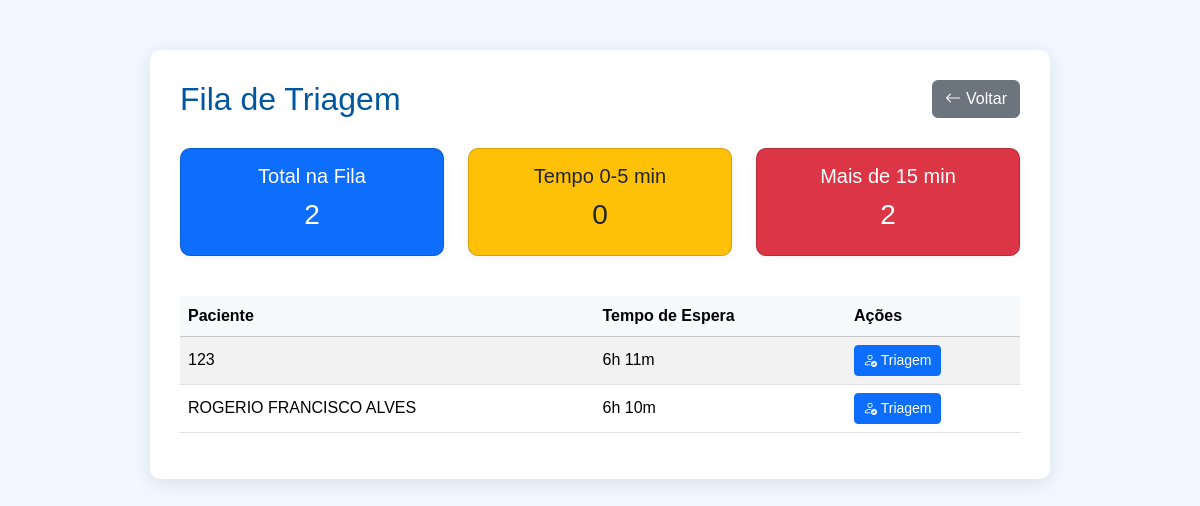
Before: /triagem/fila/ (signed in) with the older database file.
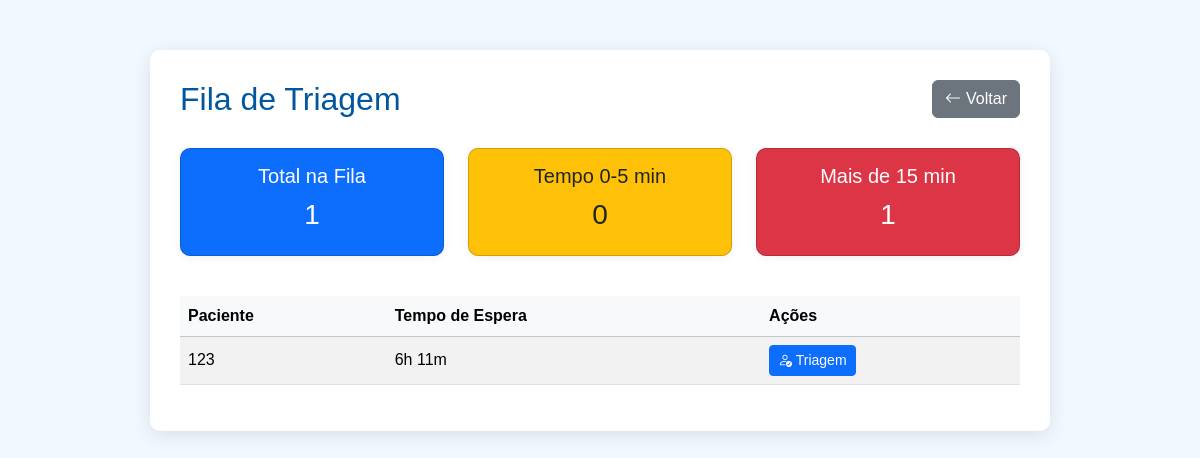
After: the same page with the newer database file.
### triagem/models.py (models this page shows, shortened)
class FilaTriagem(models.Model):
    paciente = models.ForeignKey(Paciente, on_delete=models.CASCADE)
    data_entrada = models.DateTimeField(default=timezone.now)
    atendido = models.BooleanField(default=False)

### paciente/models.py (models this page shows, shortened)
class Paciente(models.Model):
    nome = models.CharField(max_length=100)
    nome_social = models.CharField(max_length=100, blank=True, null=True)
    nome_mae = models.CharField(max_length=100)
    nome_pai = models.CharField(max_length=100, blank=True, null=True)
    cpf = models.CharField(
        max_length=14,
        unique=True,
        validators=[
            RegexValidator(
                r'^\d{3}\.\d{3}\.\d{3}-\d{2}$',
                'CPF inválido! Use XXX.XXX.XXX-XX'
            )
        ]
    )
    data_nascimento = models.DateField()
    SEXO_BIOLOGICO_CHOICES = [
        ('M', 'Masculino'),
        ('F', 'Feminino'),
        ('I', 'Intersexo'),
    ]
    sexo_biologico = models.CharField(max_length=1, choices=SEXO_BIOLOGICO_CHOICES)
    identidade_genero = models.CharField(max_length=50)
    orientacao_sexual = models.CharField(max_length=50)
    NACIONALIDADE_CHOICES = [
        ('BRASILEIRA', 'Brasileira'),
        ('ARGENTINA', 'Argentina'),
        ('BOLIVIANA', 'Boliviana'),
        ('CHILENA', 'Chilena'),
        ('COLOMBIANA', 'Colombiana'),
        ('PARAGUAIA', 'Paraguaia'),
        ('PERUANA', 'Peruana'),
        ('URUGUAIA', 'Uruguaia'),
        ('VENEZUELANA', 'Venezuelana'),
        ('OUTRA', 'Outra'),
    ]
    nacionalidade = models.CharField(
        max_length=20,
        choices=NACIONALIDADE_CHOICES,
        default='BRASILEIRA'
    )
    naturalidade = models.CharField(max_length=100)
    RACA_COR_CHOICES = [
        ('BRANCA', 'Branca'),
        ('PRETA', 'Preta'),
        ('PARDA', 'Parda'),
        ('AMARELA', 'Amarela'),
        ('INDIGENA', 'Indígena'),
    ]
    raca_cor = models.CharField(max_length=10, choices=RACA_COR_CHOICES)
    ESTADO_CIVIL_CHOICES = [
        ('SOLTEIRO', 'Solteiro(a)'),
        ('CASADO', 'Casado(a)'),
        ('DIVORCIADO', 'Divorciado(a)'),
        ('VIUVO', 'Viúvo(a)'),
        ('UNIAO_ESTAVEL', 'União Estável'),
    ]
    estado_civil = models.CharField(max_length=20, choices=ESTADO_CIVIL_CHOICES)
    ESCOLARIDADE_CHOICES = [
        ('SEM_INSTRUCAO', 'Sem instrução'),
        ('FUNDAMENTAL_INCOMPLETO', 'Fundamental incompleto'),
        ('FUNDAMENTAL_COMPLETO', 'Fundamental completo'),
        ('MEDIO_INCOMPLETO', 'Médio incompleto'),
        ('MEDIO_COMPLETO', 'Médio completo'),
        ('SUPERIOR_INCOMPLETO', 'Superior incompleto'),
        ('SUPERIOR_COMPLETO', 'Superior completo'),
        ('POS_GRADUACAO', 'Pós-graduação'),
        ('MESTRADO', 'Mestrado'),
        ('DOUTORADO', 'Doutorado'),
    ]
    escolaridade = models.CharField(max_length=30, choices=ESCOLARIDADE_CHOICES)
    profissao = models.CharField(max_length=50)
    rg = models.CharField(max_length=20)
    orgao_emissor = models.CharField(max_length=10)
    UF_CHOICES = [
        ('AC','AC'), ('AL','AL'), ('AP','AP'), ('AM','AM'),
        ('BA','BA'), ('CE','CE'), ('DF','DF'), ('ES','ES'),
        ('GO','GO'), ('MA','MA'), ('MT','MT'), ('MS','MS'),
        ('MG','MG'), ('PA','PA'), ('PB','PB'), ('PR','PR'),
        ('PE','PE'), ('PI','PI'), ('RJ','RJ'), ('RN','RN'),
        ('RS','RS'), ('RO','RO'), ('RR','RR'), ('SC','SC'),
        ('SP','SP'), ('SE','SE'), ('TO','TO'),
    ]
    uf_rg = models.CharField(max_length=2, choices=UF_CHOICES)
    cep = models.CharField(
        max_length=9,
        validators=[
            RegexValidator(
                r'^\d{5}-\d{3}$',
                'CEP inválido! Use XXXXX-XXX'
            )
        ]
    )
    endereco = models.CharField(max_length=100)
    numero = models.CharField(max_length=10)
    complemento = models.CharField(max_length=50, blank=True, null=True)
    bairro = models.CharField(max_length=50)
    municipio = models.CharField(max_length=50)
    uf = models.CharField(max_length=2, choices=UF_CHOICES)
    ZONA_CHOICES = [
        ('URBANA', 'Urbana'),
        ('RURAL', 'Rural'),
    ]
    zona = models.CharField(max_length=6, choices=ZONA_CHOICES)
    telefone_fixo = models.CharField(
        max_length=15,
        blank=True,
        null=True,
        validators=[
            RegexValidator(
                r'^\(\d{2}\)\s\d{4}-\d{4}$',
                'Telefone inválido! Use (XX) XXXX-XXXX'
            )
        ]
    )
    celular = models.CharField(
        max_length=15,
        validators=[
            RegexValidator(
                r'^\(\d{2}\)\s\d{5}-\d{4}$',
                'Celular inválido! Use (XX) XXXXX-XXXX'
            )
        ]
    )
    whatsapp = models.BooleanField(default=False)
    email = models.EmailField(blank=True, null=True)
    cartao_sus = models.CharField(max_length=18, blank=True, null=True)
    criado_por = models.ForeignKey(
        User,
        on_delete=models.SET_NULL,
        null=True,
        blank=True,
        related_name='pacientes_criados'
    )
    data_criacao = models.DateTimeField(default=timezone.now, editable=False)
    data_atualizacao = models.DateTimeField(auto_now=True)

### triagem/views.py (the view)
# urls.py: path('fila/', views.fila_triagem, name='fila_triagem'),
@login_required
def fila_triagem(request):
    fila = FilaTriagem.objects.filter(atendido=False).order_by('data_entrada')
    total_pacientes = fila.count()
    tempo_espera_0_5 = fila.filter(data_entrada__gte=timezone.now()-timezone.timedelta(minutes=5)).count()
    tempo_espera_5_15 = fila.filter(
        data_entrada__lt=timezone.now()-timezone.timedelta(minutes=5),
        data_entrada__gte=timezone.now()-timezone.timedelta(minutes=15)
    ).count()
    tempo_espera_15_ = fila.filter(data_entrada__lt=timezone.now()-timezone.timedelta(minutes=15)).count()
    fila_formatada = []
    now = timezone.now()
    for item in fila:
        tempo_espera_min = int((now - item.data_entrada).total_seconds() // 60)
        horas = tempo_espera_min // 60
        minutos = tempo_espera_min % 60
        item.tempo_espera_horas = f"{horas}h {minutos}m"
        fila_formatada.append(item)
    return render(request, 'triagem/fila_triagem.html', {
        'fila': fila_formatada,
        'total_pacientes': total_pacientes,
        'tempo_espera_0_5': tempo_espera_0_5,
        'tempo_espera_5_15': tempo_espera_5_15,
        'tempo_espera_15_': tempo_espera_15_,
    })

### triagem/templates/triagem/fila_triagem.html (shortened to what this page needs)
<!DOCTYPE html>
<html lang="pt-br">
<head>
    <link rel="stylesheet" href="https://cdn.jsdelivr.net/npm/bootstrap@5.3.2/dist/css/bootstrap.min.css">
    <link rel="stylesheet" href="https://cdn.jsdelivr.net/npm/bootstrap-icons@1.10.5/font/bootstrap-icons.css">
</head>
<body>
<div class="container">
    <div class="header-row">
        <h2>Fila de Triagem</h2>
        <button class="btn btn-secondary btn-voltar" onclick="history.back();" title="Voltar à página anterior">
            <i class="bi bi-arrow-left"></i> Voltar
        </button>
    </div>
    <div class="row mb-4 text-center">
        <div class="col-md-4 mb-3">
            <div class="card bg-primary">
                <h5>Total na Fila</h5>
                <h3>{{ total_pacientes }}</h3>
            </div>
        </div>
        <div class="col-md-4 mb-3">
            <div class="card bg-warning text-dark">
                <h5>Tempo 0-5 min</h5>
                <h3>{{ tempo_espera_0_5 }}</h3>
            </div>
        </div>
        <div class="col-md-4 mb-3">
            <div class="card bg-danger">
                <h5>Mais de 15 min</h5>
                <h3>{{ tempo_espera_15_ }}</h3>
            </div>
        </div>
    </div>
    <table class="table table-striped table-hover">
        <thead class="table-light">
            <tr>
                <th>Paciente</th>
                <th>Tempo de Espera</th>
                <th>Ações</th>
            </tr>
        </thead>
        <tbody>
            {% for item in fila %}
            <tr>
                <td>{{ item.paciente.nome }}</td>
                <td>{{ item.tempo_espera_horas }}</td>
                <td>
                    <a href="{% url 'realizar_triagem' item.paciente.id %}" class="btn btn-primary btn-sm">
                        <i class="bi bi-person-check"></i> Triagem
                    </a>
                </td>
            </tr>
            {% empty %}
            <tr>
                <td colspan="3" class="text-center">Nenhum paciente na fila</td>
            </tr>
            {% endfor %}
        </tbody>
    </table>
</div>
</body>
</html>

Changed rows visible on the page:
removed FilaTriagem: paciente.nome "ROGERIO FRANCISCO ALVES", tempo_espera_horas "6h 10m"
Other visible differences:
{{ total_pacientes }}: "2" → "1"
{{ tempo_espera_15_ }}: "2" → "1"
